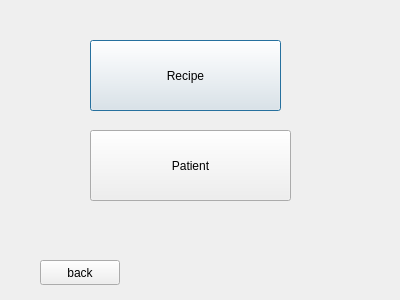
<?xml version="1.0" encoding="UTF-8"?>
<ui version="4.0">
 <class>Users_welcome_page</class>
 <widget class="QDialog" name="Users_welcome_page">
  <property name="geometry">
   <rect>
    <x>0</x>
    <y>0</y>
    <width>400</width>
    <height>300</height>
   </rect>
  </property>
  <property name="windowTitle">
   <string>Dialog</string>
  </property>
  <widget class="QPushButton" name="pushButton_recepie">
   <property name="geometry">
    <rect>
     <x>90</x>
     <y>40</y>
     <width>191</width>
     <height>71</height>
    </rect>
   </property>
   <property name="text">
    <string>Recipe</string>
   </property>
  </widget>
  <widget class="QPushButton" name="pushButton_2">
   <property name="geometry">
    <rect>
     <x>90</x>
     <y>130</y>
     <width>201</width>
     <height>71</height>
    </rect>
   </property>
   <property name="text">
    <string>Patient</string>
   </property>
  </widget>
  <widget class="QPushButton" name="pushButton_back">
   <property name="geometry">
    <rect>
     <x>40</x>
     <y>260</y>
     <width>80</width>
     <height>25</height>
    </rect>
   </property>
   <property name="text">
    <string>back</string>
   </property>
  </widget>
 </widget>
 <resources/>
 <connections/>
</ui>
